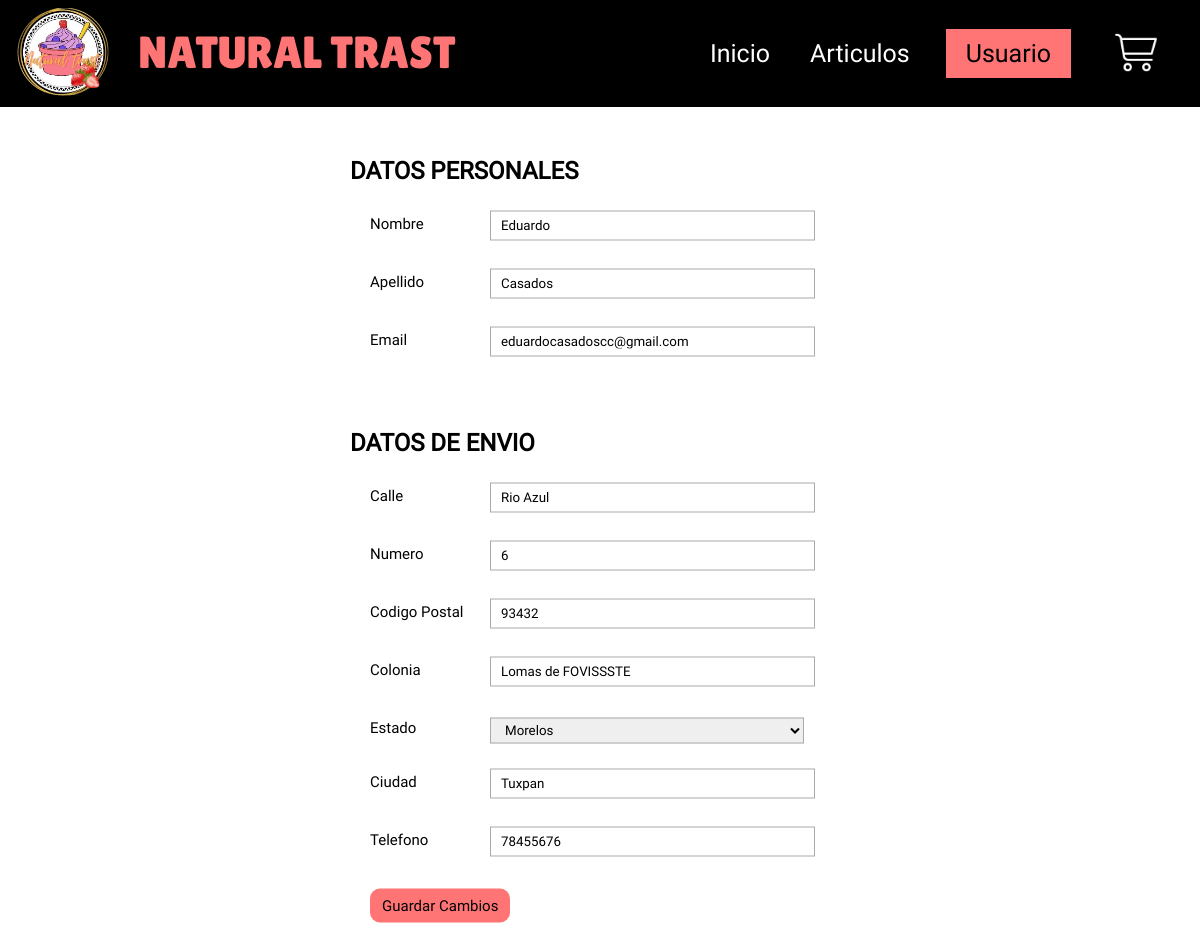
Screenshot of /userconfig.php (signed in) with the database file from the repository.
### tables this page shows
CREATE TABLE `user` (
  `id` int(11) NOT NULL,
  `name` text NOT NULL,
  `last_name` text NOT NULL,
  `username` text NOT NULL,
  `password` text NOT NULL,
  `email` text NOT NULL
);

CREATE TABLE `address` (
  `id` int(11) NOT NULL,
  `calle` text NOT NULL,
  `num` int(11) NOT NULL,
  `codigo_pos` int(11) NOT NULL,
  `colonia` text NOT NULL,
  `estado` text NOT NULL,
  `ciudad` text NOT NULL,
  `telefono` int(11) NOT NULL,
  `user_id` int(11) NOT NULL
);

### scripts/functions.php (called while the page is built, shortened)
<?php
    function recoverUserData($conn, $table, $data_requested) {
        $userid = getUserID($conn);
        switch ($table) {
            case 'user':
                $result = $conn->query("select * from user where id='$userid';"); break;
            case 'address':
                $result = $conn->query("select * from address where user_id='$userid';"); break;
        }
        while($row = mysqli_fetch_assoc($result)){
            return $row[$data_requested];
        }
    }
    function getUserID($conn) {
        $query = $conn->query("select id from user where email='".$_SESSION["email"]."';");
        $query = mysqli_fetch_assoc($query);
        $userid = $query["id"];
        return $userid;
    }
?>

### userconfig.php (the view, shortened to what this page needs)
<!DOCTYPE html>
<html lang="en">
<head>
    <link rel="stylesheet" href="css/userconfig.css">
</head>
<body>
    <?php
        include_once "includes/header.php";
        require_once "scripts/db_conn.php";
        require_once "scripts/functions.php";
    ?>
    <section>
        <div id="personalData_container">
            <h1>DATOS PERSONALES</h1>
            <div class="form_container">
                <label class="formLabel">Nombre <input type="text" class="formInput" placeholder="Nombre" value="<?php echo recoverUserData($conn, 'user', 'name') ?>" readonly></label> <br>
                <label class="formLabel">Apellido <input type="text" class="formInput" placeholder="Apellido" value="<?php echo recoverUserData($conn, 'user', 'last_name') ?>" readonly></label> <br>
                <label class="formLabel">Email <input type="email" class="formInput" placeholder="Email" value="<?php echo recoverUserData($conn, 'user', 'email') ?>" readonly></label>
            </div>
        </div>
        <div id="addressData_container">
            <h1>DATOS DE ENVIO</h1>
            <form action="scripts/userconfig_driver.php" class="form_container" id="address_form" method="post">
                <label class="formLabel">Calle <input type="text" class="formInput" placeholder="Calle" name="calle" value="<?php echo recoverUserData($conn, 'address', 'calle') ?>"></label> <br>
                <label class="formLabel">Numero <input type="text" class="formInput" placeholder="Numero" name="num" value="<?php echo recoverUserData($conn, 'address', 'num') ?>"></label> <br>
                <label class="formLabel">Codigo Postal <input type="text" class="formInput" placeholder="Codigo Postal" name="codigo_pos" value="<?php echo recoverUserData($conn, 'address', 'codigo_pos') ?>"></label> <br>
                <label class="formLabel">Colonia <input type="text" class="formInput" placeholder="Colonia" name="colonia" value="<?php echo recoverUserData($conn, 'address', 'colonia') ?>"></label> <br>
                <div>
                    <?php
                        $mexicoStates = array("Aguascalientes", "Baja California", "Baja California Sur", "Campeche", "Chiapas",
                            "Chihuahua", "Coahuila", "Colima", "Durango", "Estado de México", "Guanajuato", "Guerrero", "Hidalgo", "Jalisco",
                            "Michoacán", "Morelos", "Nayarit", "Nuevo León", "Oaxaca", "Puebla", "Querétaro", "Quintana Roo", "San Luis Potosí",
                            "Sinaloa", "Sonora", "Tabasco", "Tamaulipas", "Tlaxcala", "Veracruz", "Yucatán", "Zacatecas"
                        );
                        $userState = recoverUserData($conn, 'address', 'estado');
                    ?>
                    <label class="formLabel">Estado <select name="estado" id="formSelect">
                        <?php
                            foreach ($mexicoStates as $state) {
                                echo '<option value="'.$state.'" '.($userState == $state ? 'selected' : '').'>'.$state.'</option>';
                            }
                        ?>
                    </select></label> <br>
                </div>
                <label class="formLabel">Ciudad <input type="text" class="formInput" placeholder="Ciudad" name="ciudad" value="<?php echo recoverUserData($conn, 'address', 'ciudad') ?>"></label> <br>
                <label class="formLabel">Telefono <input type="text" class="formInput" placeholder="Telefono" name="telefono" value="<?php echo recoverUserData($conn, 'address', 'telefono') ?>"></label>
                <input type="submit" value="Guardar Cambios" id="saveBtn" name="btnGuardarCambios">
            </form>
        </div>
    </section>
</body>
</html>

### css/userconfig.css (style rules this page uses)
.form_container { margin-left: 20px; }
#personalData_container, #addressData_container { margin: 0 auto; width: 500px; padding-top: 30px; }
.formLabel { font-size: 15px; display: inline-block; margin-top: 10px; }
.formInput, .form_container select { display: flex; justify-content: center; margin-left: 120px; width: 100%; height: 26px; padding-left: 10px; border: 1px solid #aaaaaa; transform: translateY(-75%); }
#address_form { height: 600px; }
#formSelect { width: 120%; }
#saveBtn { display: flex; font-size: 15px; padding: 8px 12px; transform: translateY(-75%); margin-top: 35px; background-color: rgb(255, 117, 117); color: black; border: none; cursor: pointer; border-radius: 10px; }

### css/header.css (style rules this page uses)
* { font-family: 'RobotoRegular', sans-serif; }
body { margin: 0; }

### rows the page displays
user: name "Eduardo", last_name "Casados", email "eduardocasadoscc@gmail.com"
address: calle "Rio Azul", num "6", codigo_pos "93432", colonia "Lomas de FOVISSSTE", estado "Morelos", ciudad "Tuxpan", telefono "78455676"
